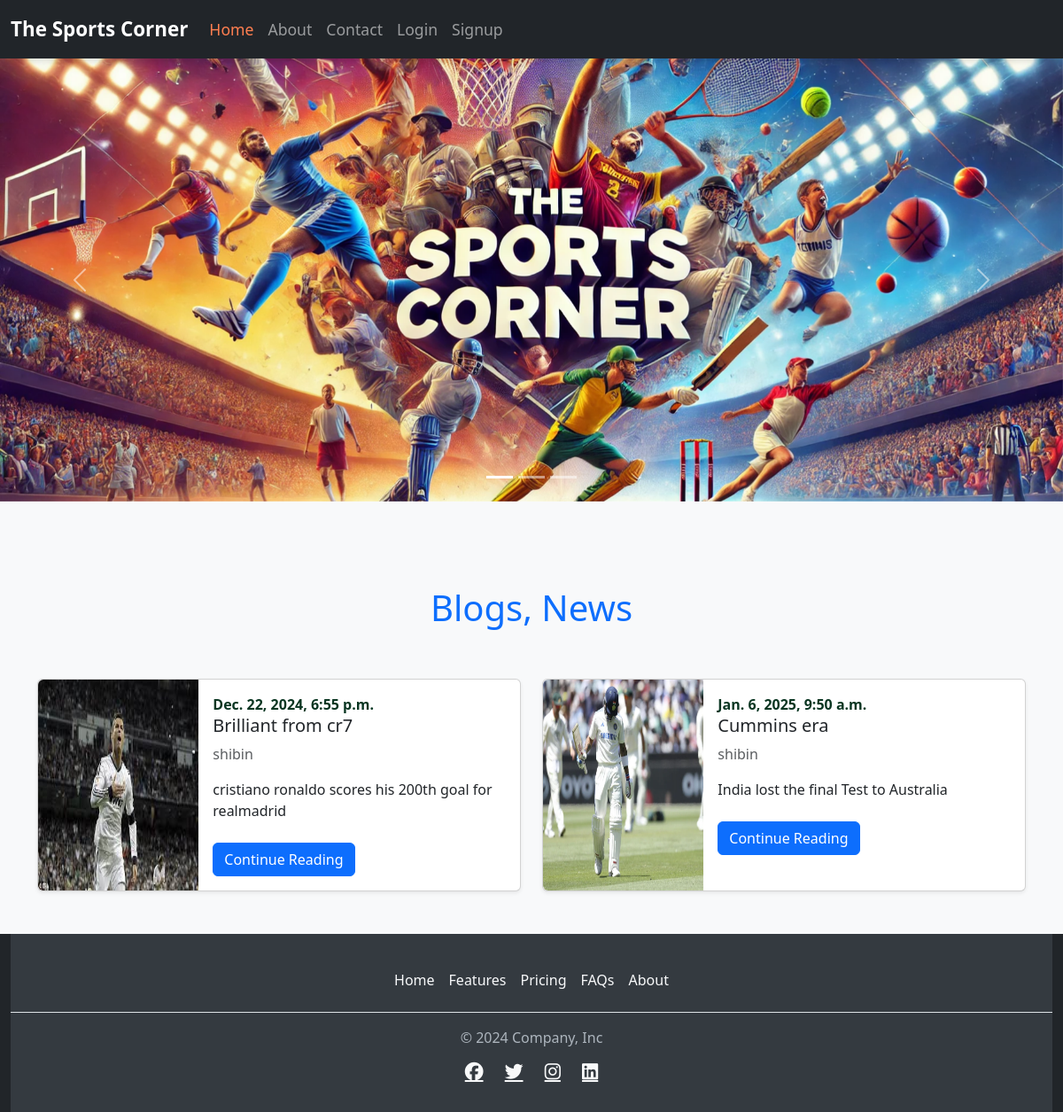
The page / on the database its author committed.
### blogHome/models.py (models this page shows)
class Blog(models.Model):
    id = models.AutoField(primary_key=True)
    name = models.CharField(max_length=200,default="")
    title = models.CharField(max_length=200,default="")
    short_desc = models.CharField(max_length=300,default="")
    content = RichTextField(blank=True, null=True,)
    tumbnail = models.ImageField(upload_to="blogimages")
    created_at = models.DateTimeField(auto_now_add=True)
    def __str__(self) -> str:
        return self.title

### blogHome/views.py (the view)
# urls.py: path("",views.home,name="Home"),
def home(request):
    data=Blog.objects.all()
    print(data)
    context = {
        "blog":data
    }
    return render(request,"home.html",context)

### templates/home.html (shortened to what this page needs)
{% extends "base.html" %}
{% load static %}
{% block content %}
<div id="carouselExampleIndicators" class="carousel slide" data-bs-ride="carousel">
    <div class="carousel-indicators">
        <button type="button" data-bs-target="#carouselExampleIndicators" data-bs-slide-to="0" class="active" aria-current="true" aria-label="Slide 1"></button>
        <button type="button" data-bs-target="#carouselExampleIndicators" data-bs-slide-to="1" aria-label="Slide 2"></button>
        <button type="button" data-bs-target="#carouselExampleIndicators" data-bs-slide-to="2" aria-label="Slide 3"></button>
    </div>
    <div class="carousel-inner">
        <div class="carousel-item active">
            <img src="{% static 'sportscorner1.webp' %}" class="d-block w-100" style="height: 500px; object-fit: cover;" alt="Slide 1">
        </div>
    </div>
    <button class="carousel-control-prev" type="button" data-bs-target="#carouselExampleIndicators" data-bs-slide="prev">
        <span class="carousel-control-prev-icon" aria-hidden="true"></span>
    </button>
    <button class="carousel-control-next" type="button" data-bs-target="#carouselExampleIndicators" data-bs-slide="next">
        <span class="carousel-control-next-icon" aria-hidden="true"></span>
    </button>
</div>
<div class="blogs py-5 bg-light">
    <div class="container">
        <h1 class="text-center py-5 text-primary">Blogs, News</h1>
        <div class="row g-4">
            {% for i in blog %}
            <div class="col-md-6">
                <div class="card shadow-sm h-100">
                    <div class="row g-0 h-100">
                        <div class="col-4 d-none d-lg-block">
                            <img src="media/{{ i.tumbnail }}" class="img-fluid rounded-start h-100" alt="Blog Image">
                        </div>
                        <div class="col-8">
                            <div class="card-body d-flex flex-column">
                                <strong class="text-success-emphasis">{{ i.created_at }}</strong>
                                <h5 class="card-title">{{ i.title }}</h5>
                                <p class="text-muted">{{ i.name }}</p>
                                <p class="card-text flex-grow-1">{{ i.short_desc }}</p>
                                <a href="{% url 'Contentreading' i.id %}" class="btn btn-primary mt-2 align-self-start">Continue Reading</a>
                            </div>
                        </div>
                    </div>
                </div>
            </div>
            {% endfor %}
        </div>
    </div>
</div>
{% endblock %}

### templates/base.html (shortened to what this page needs)
<!doctype html>
<html lang="en">
  <head>
    <link href="https://cdn.jsdelivr.net/npm/bootstrap@5.3.3/dist/css/bootstrap.min.css" rel="stylesheet">
  </head>
  <body>
    <nav class="navbar navbar-expand-lg bg-dark navbar-dark position-sticky z-3 top-0">
      <div class="container-fluid">
        <a class="navbar-brand" href="#">The Sports Corner</a>
        <div class="collapse navbar-collapse" id="navbarSupportedContent">
          <ul class="navbar-nav me-auto mb-2 mb-lg-0">
            <li class="nav-item">
              <a class="nav-link active" aria-current="page" href="{% url 'Home' %}">Home</a>
            </li>
            <li class="nav-item">
              <a class="nav-link" href="{% url 'About' %}">About</a>
            </li>
            <li class="nav-item">
              <a class="nav-link" href="{% url 'Contact' %}">Contact</a>
            </li>
            {% if user.is_authenticated %}
            <li class="nav-item">
              <a class="nav-link" href="{% url 'Logout' %}">Logout</a>
            </li>
            {% else %}
            <li class="nav-item">
              <a class="nav-link" href="{% url 'Login' %}">Login</a>
            </li>
            <li class="nav-item">
              <a class="nav-link" href="{% url 'Signup' %}">Signup</a>
            </li>
            {% endif %}
          </ul>
        </div>
      </div>
    </nav>
    {% block content %}
    {% endblock %}
    <div class="container-fluid bg-dark text-light">
      <footer class="footer">
        <ul class="nav justify-content-center border-bottom pb-3 mb-3">
          <li class="nav-item"><a href="#" class="nav-link px-2">Home</a></li>
          <li class="nav-item"><a href="#" class="nav-link px-2">Features</a></li>
          <li class="nav-item"><a href="#" class="nav-link px-2">Pricing</a></li>
          <li class="nav-item"><a href="#" class="nav-link px-2">FAQs</a></li>
          <li class="nav-item"><a href="#" class="nav-link px-2">About</a></li>
        </ul>
        <div class="text-center">
          <p>&copy; 2024 Company, Inc</p>
          <div class="social-icons">
            <a href="#" class="fab fa-facebook"></a>
            <a href="#" class="fab fa-twitter"></a>
            <a href="#" class="fab fa-instagram"></a>
            <a href="#" class="fab fa-linkedin"></a>
          </div>
        </div>
      </footer>
    </div>
  </body>
</html>

### templates/base.html (style rules this page uses)
.navbar { box-shadow: 0 4px 6px rgba(0, 0, 0, 0.1); transition: background-color 0.3s ease; }
.navbar-brand { font-weight: bold; font-size: 1.4rem; }
.navbar-nav .nav-link { font-size: 1.1rem; padding: 0.75rem 1.25rem; }
.navbar-nav .nav-link.active, .navbar-nav .nav-link:hover { color: #ff7f50 !important; }
.footer { background-color: #343a40; color: #f8f9fa; padding: 2rem 0; }
.footer .nav-link { color: #f8f9fa !important; }
.footer p { color: #adb5bd; }
.footer .social-icons a { font-size: 1.3rem; color: #f8f9fa; margin: 0 10px; transition: color 0.3s ease; }

### rows shown on the page
Blog: tumbnail (picture), created_at "Dec. 22, 2024, 6:55 p.m.", title "Brilliant from cr7", name "shibin", short_desc "cristiano ronaldo scores his 200th goal for realmadrid"
Blog: tumbnail (picture), created_at "Jan. 6, 2025, 9:50 a.m.", title "Cummins era", name "shibin", short_desc "India lost the final Test to Australia"
